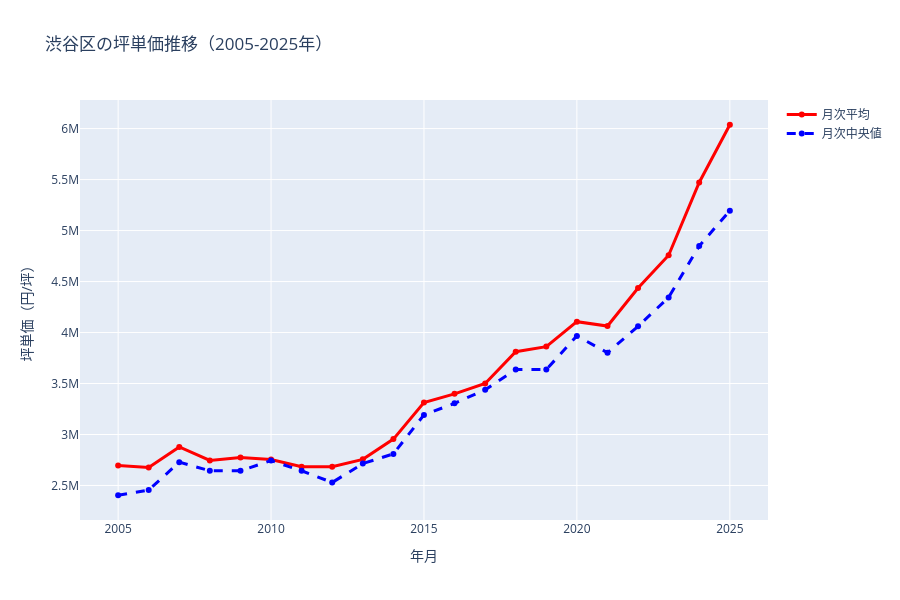
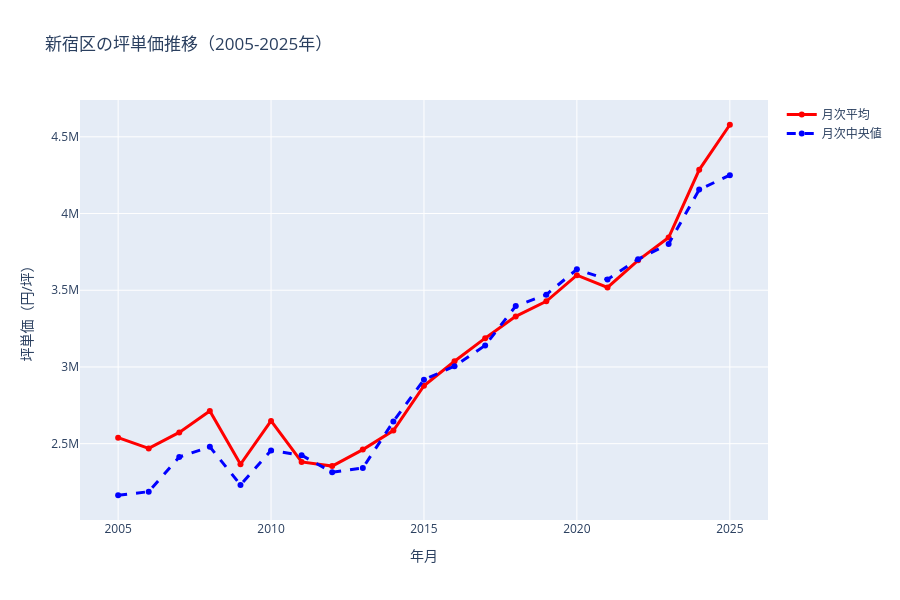
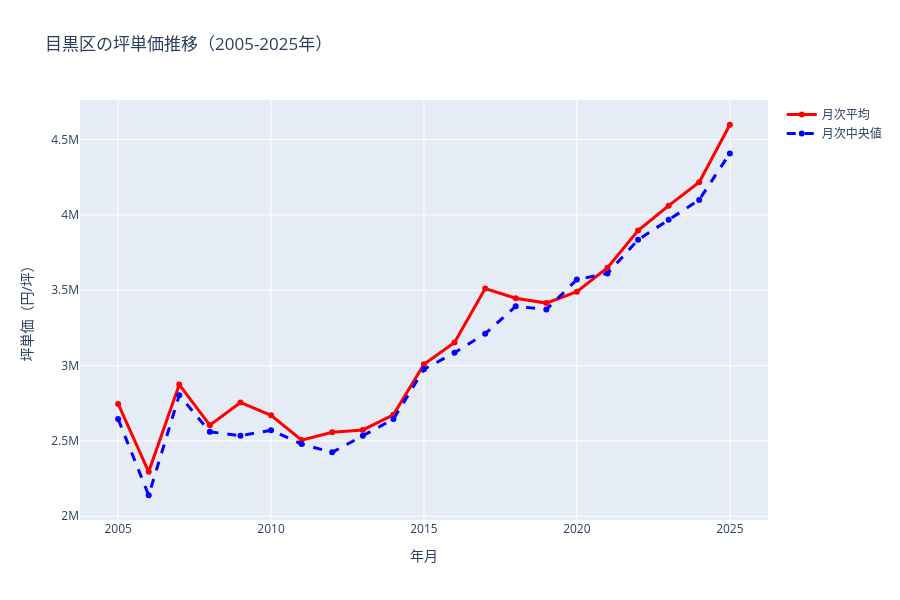
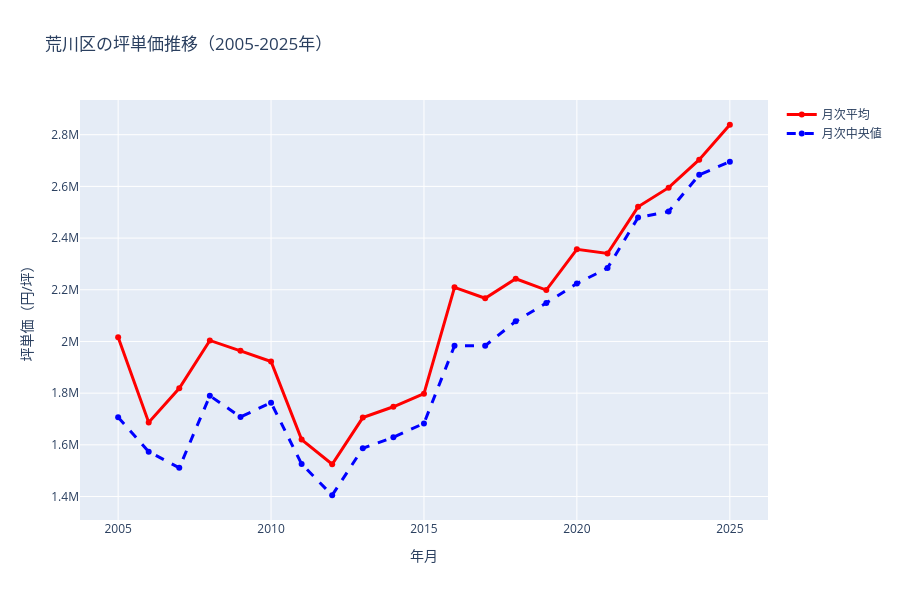

The code cell stored with these charts, in order, in its notebook:
### Markdown cell above
## 5. 区ごとの個別グラフ（詳細表示）

### Code cell
# 特定の区を選択して詳細表示
selected_wards = df_tokyo.group_by("Municipality").agg(pl.len())["Municipality"].to_list()

for ward in selected_wards:
    # 月次集約データ
    df_ward_monthly = df_monthly.filter(pl.col("Municipality") == ward)

    # 全データ点
    df_ward_all = df_tokyo.filter(pl.col("Municipality") == ward)

    if len(df_ward_monthly) == 0:
        continue

    # グラフ作成
    fig = go.Figure()

    # 散布図（全データ点）
    # fig.add_trace(go.Scatter(
    #     x=df_ward_all["transaction_date"].to_list(),
    #     y=df_ward_all["tsubo_price"].to_list(),
    #     mode="markers",
    #     name="各取引データ",
    #     marker=dict(size=4, opacity=0.2, color="lightblue"),
    # ))

    # 平均値
    fig.add_trace(
        go.Scatter(
            x=df_ward_monthly["transaction_date"].to_list(),
            y=df_ward_monthly["mean_price"].to_list(),
            mode="lines+markers",
            name="月次平均",
            line=dict(width=3, color="red"),
            marker=dict(size=6),
        )
    )

    # 中央値
    fig.add_trace(
        go.Scatter(
            x=df_ward_monthly["transaction_date"].to_list(),
            y=df_ward_monthly["median_price"].to_list(),
            mode="lines+markers",
            name="月次中央値",
            line=dict(width=3, color="blue", dash="dash"),
            marker=dict(size=6),
        )
    )

    fig.update_layout(
        title=f"{ward}の坪単価推移（2005-2025年）",
        xaxis_title="年月",
        yaxis_title="坪単価（円/坪）",
        height=600,
        hovermode="x unified",
    )

    fig.show()
